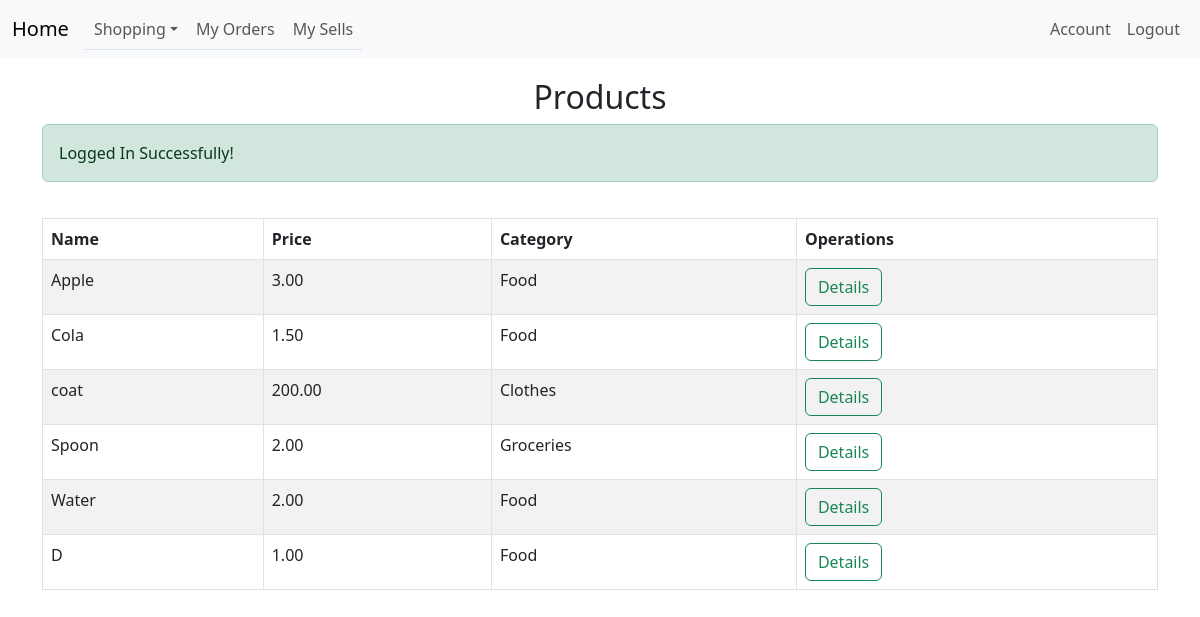
/market.php (signed in), run on an earlier commit of the app's database.
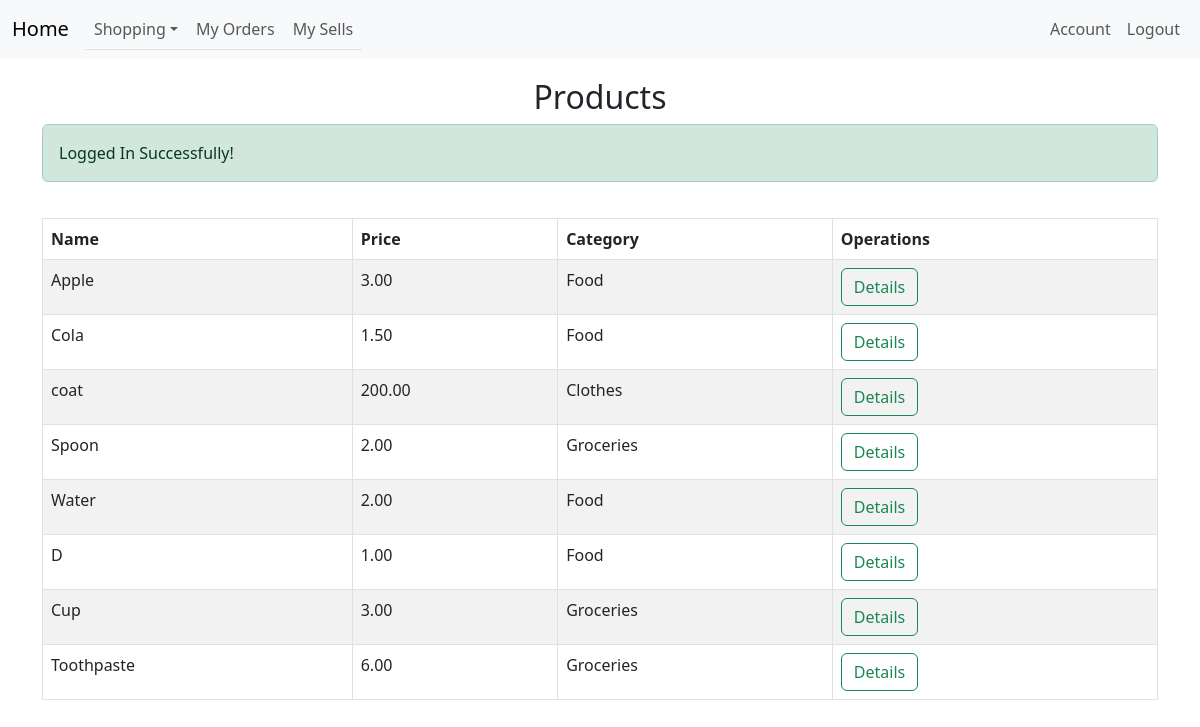
And on a later commit of the database.
### tables this page shows
CREATE TABLE `sells` (
  `id` int(11) NOT NULL,
  `name` varchar(100) NOT NULL,
  `username` varchar(20) NOT NULL,
  `price` decimal(10,2) UNSIGNED NOT NULL,
  `quantity` int(10) UNSIGNED NOT NULL,
  `category` enum('Food','Clothes','Groceries','') NOT NULL,
  `description` text NOT NULL
);

### market.php (the view, shortened to what this page needs)
<?php
include "header.php";
require_once "pdo.php";
require_once "helper.php";
?>
    </head>
    <body>
<?php
include "navbar.php";
if (checkLogin()) {
    ?>
    <div class="container">
        <h2 class="text-center" style="margin-top: 20px">Products</h2>
        <?php flash(); ?>
        <div class="row">
            <div class="col-12">
                <table class="table table-bordered table-striped" style="margin-top: 20px">
                    <thead>
                    <tr>
                        <th scope="col">Name</th>
                        <th scope="col">Price</th>
                        <th scope="col">Category</th>
                        <th scope="col">Operations</th>
                    </tr>
                    </thead>
                    <tbody>
                    <?php
                    try {
                        if (isset($_GET['Category'])) {
                            $sql = "select * from sells where category=:category";
                            $stmt = $pdo->prepare($sql);
                            $stmt->execute(array(':category' => $_GET['Category']));
                        } else {
                            $sql = "select * from sells";
                            $stmt = $pdo->prepare($sql);
                            $stmt->execute();
                        }
                        while ($row = $stmt->fetch(PDO::FETCH_ASSOC)) {
                            echo('<tr><td>');
                            echoTd($row['name']);
                            ?>
                            <a href="detail.php?productId=<?= $row['id'] ?>"
                               class="btn btn-outline-success">Details</a>
                            </td>
                            </tr>
                            <?php
                        }
                    } catch (PDOException $e) {
                        error_log($e->getMessage());
                    }
                    ?>
                    </tbody>
                </table>
            </div>
        </div>
    </div>
<?php } ?>
<?php
include "footer.php";
?>

### header.php (shortened to what this page needs)
<!doctype html>
<html lang="en">
<head>
    <link href="https://cdn.jsdelivr.net/npm/bootstrap@5.3.0/dist/css/bootstrap.min.css" rel="stylesheet"
>

### navbar.php (shortened to what this page needs)
<nav class="navbar sticky-top navbar-expand-lg bg-body-tertiary">
    <div class="container-fluid">
        <a class="navbar-brand" href="index.php">Home</a>
        <div class="collapse navbar-collapse" id="navbarTogglerDemo02">
            <ul class="navbar-nav nav-tabs me-auto mb-2 mb-lg-0">
                <li class="nav-item dropdown">
                    <a class="nav-link dropdown-toggle" data-bs-toggle="dropdown" href="#" role="button"
                       aria-expanded="false">Shopping</a>
                </li>
                <li class="nav-item">
                    <a class="nav-link" href="orders.php">My Orders</a>
                </li>
                <li class="nav-item">
                    <a class="nav-link" href="sells.php">My Sells</a>
                </li>
            </ul>
            <ul class="navbar-nav">
                <?php if (isset($_SESSION['username'])) { ?>
                    <li class="nav-item">
                        <a class="nav-link" href="index.php">Account</a>
                    </li>
                    <li class="nav-item">
                        <a class="nav-link" href="logout.php">Logout</a>
                    </li>
                <?php } else { ?>
                    <li class="nav-item">
                        <a class="nav-link" href="login.php">Log In</a>
                    </li>
                <?php } ?>
            </ul>
        </div>
    </div>
</nav>

### helper.php (shortened to what this page needs)
<?php
function flash()
{
    if (isset($_SESSION["success"])) {
        echo('<div class="alert alert-success" role="alert">' . $_SESSION["success"] . '</div>');
    }
}
function checkLogin()
{
    if (!isset($_SESSION["username"])) {
        echo("<p>Please login first!</p>");
        echo('<a href="register.php">Register</a><br>');
        echo('<a href="login.php">Login</a>');
        return false;
    } else {
        return true;
    }
}
function echoTd($colName)
{
    echo(htmlentities($colName));
    echo('</td><td>');
}
?>

What changed in the data, as far as the page shows it:
added sells: name "Cup 3.00 Groceries"
added sells: name "Toothpaste 6.00 Groceries"
